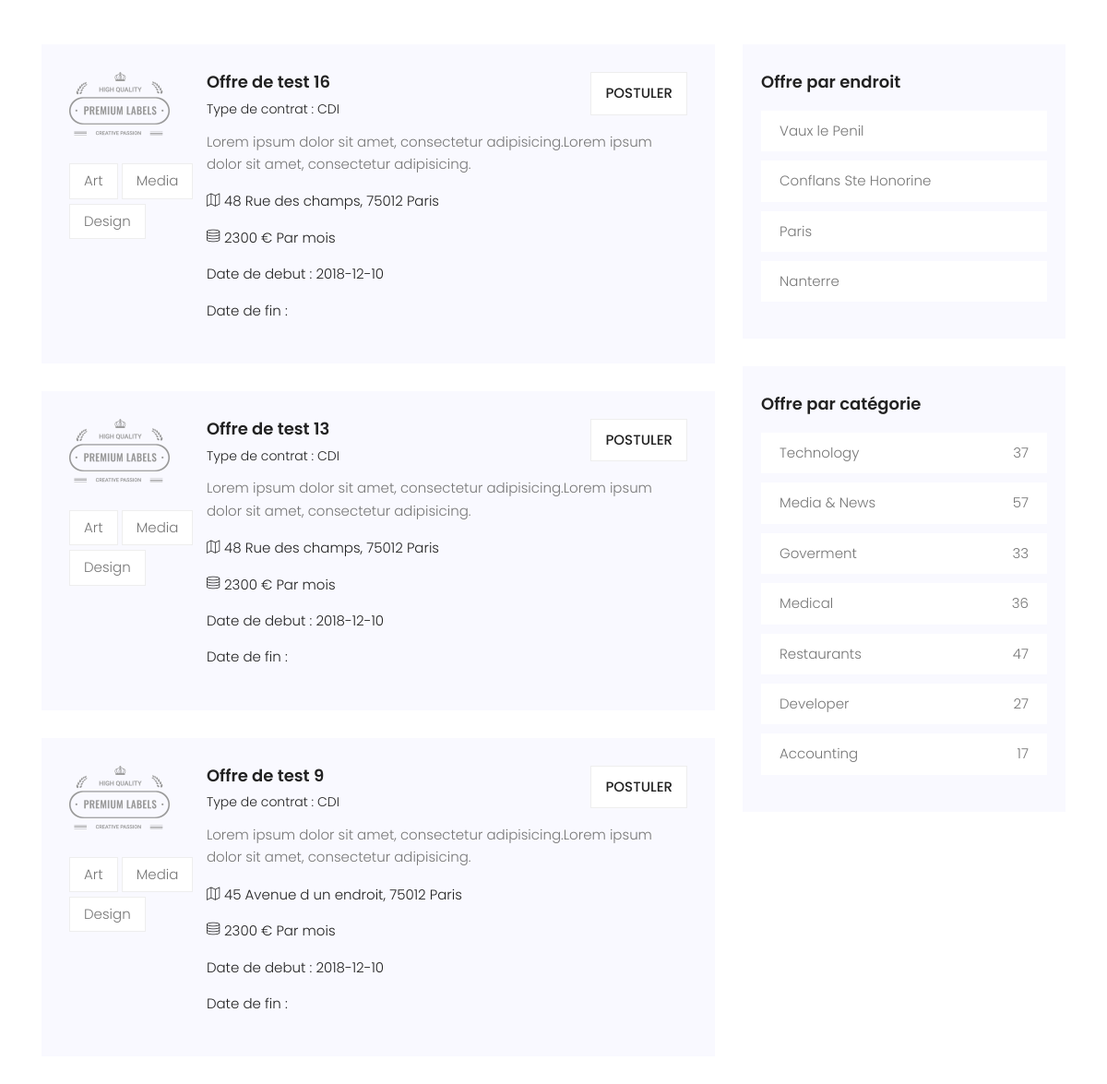
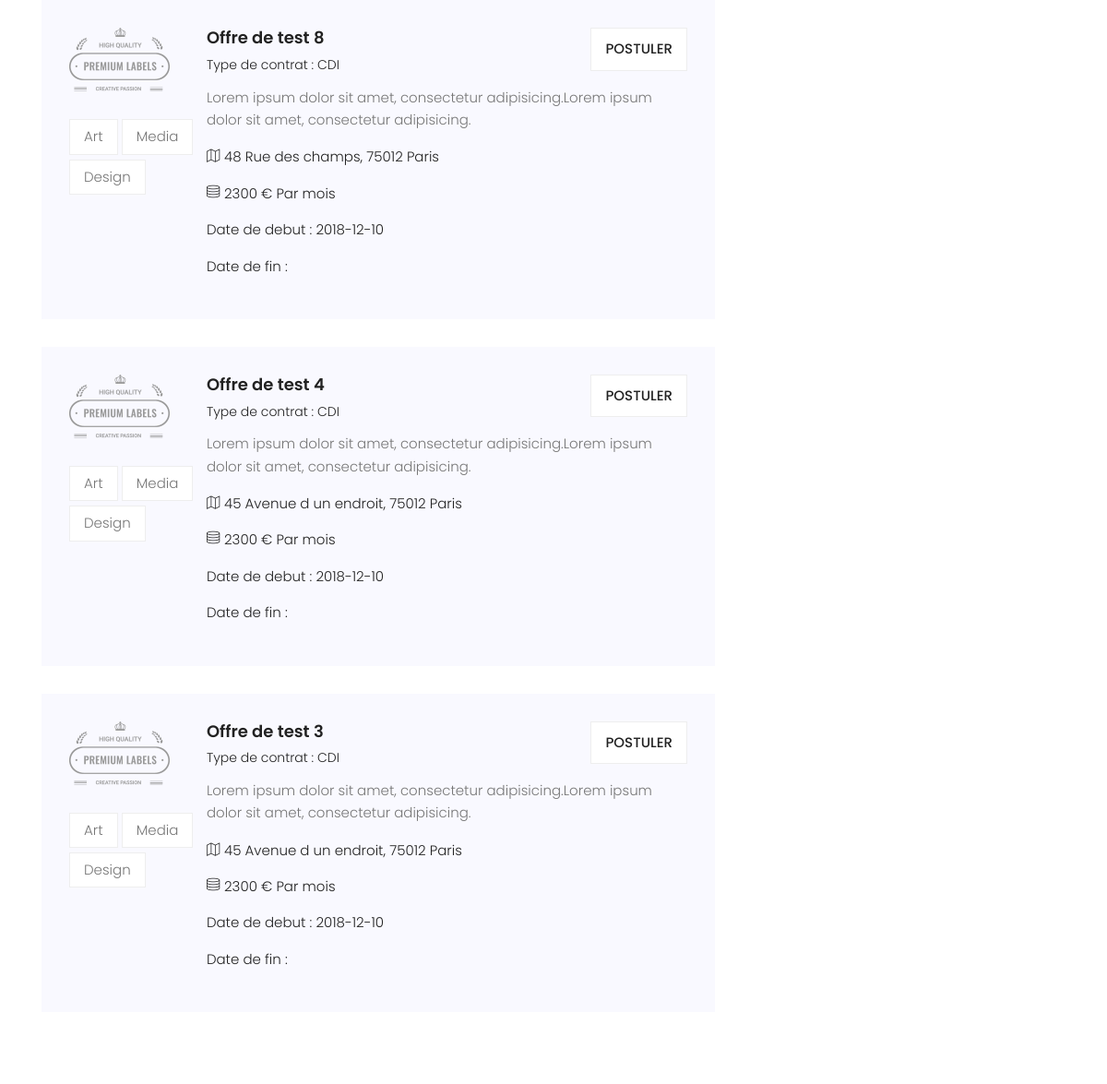
The page /sourcing/search.php?lieu=Paris (middle part) on the database as committed earlier (2 pictures, top to bottom).
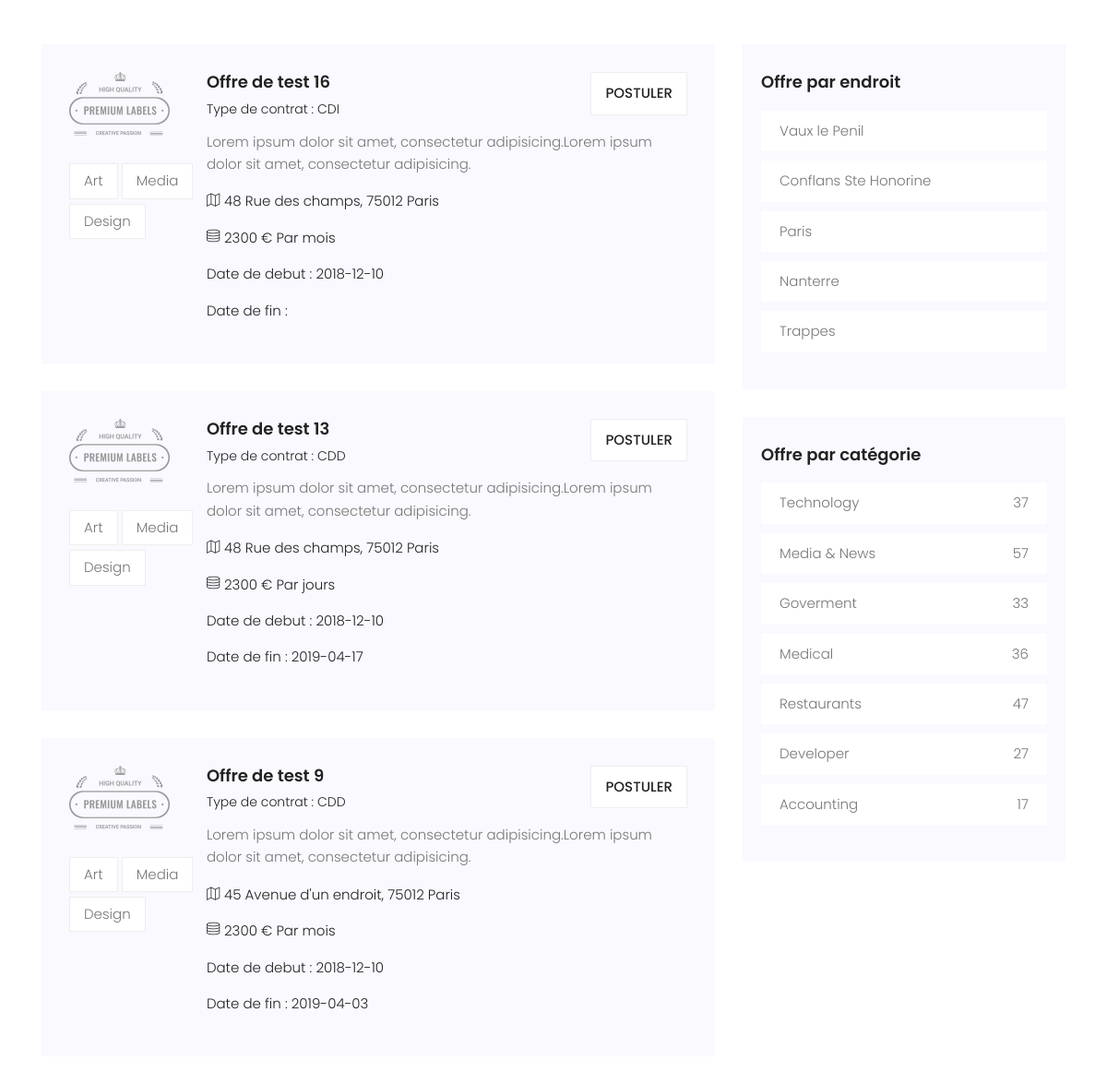
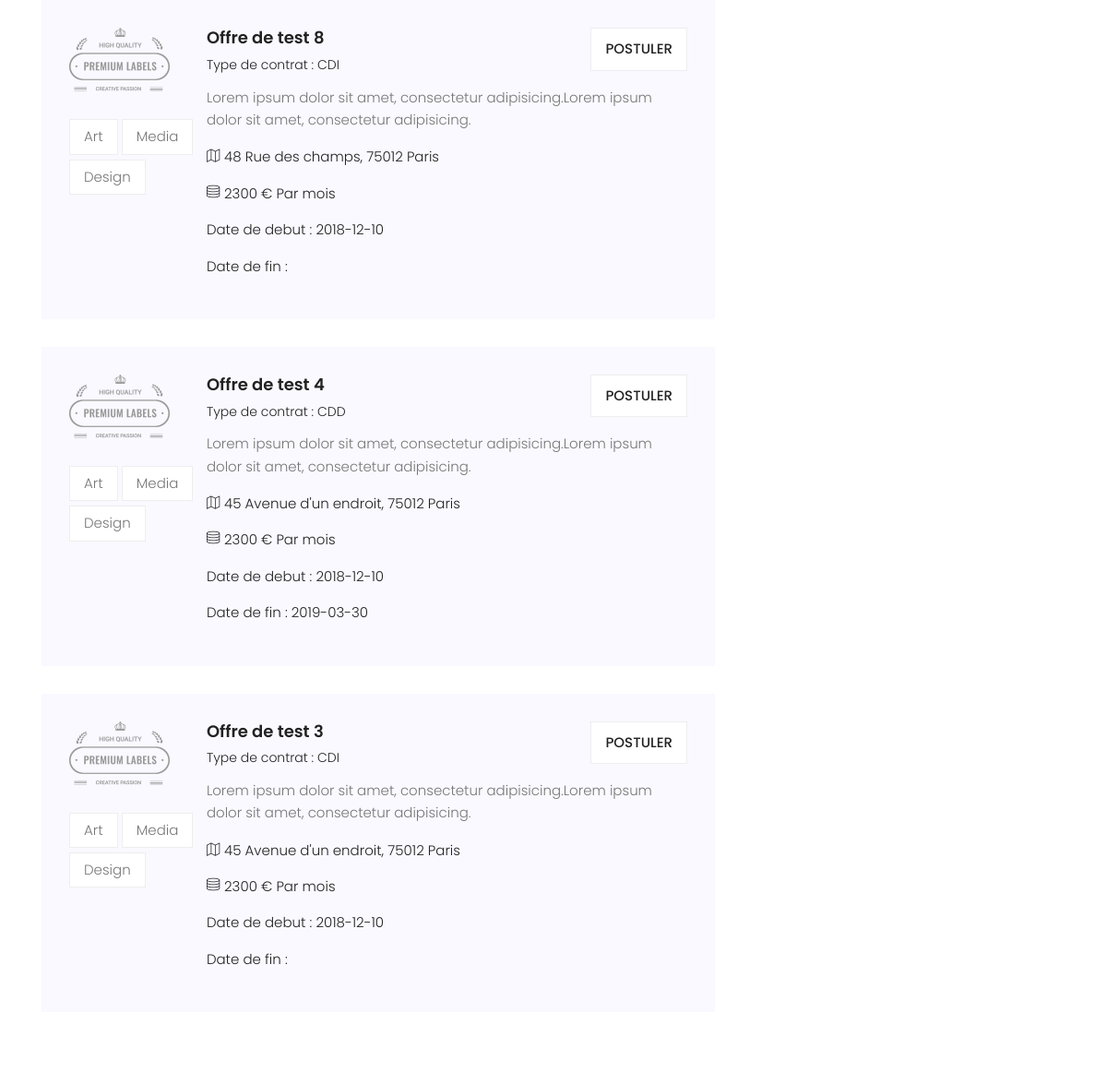
The same page on the database as committed later (2 pictures, top to bottom).
### tables this page shows
CREATE TABLE `offres` (
  `Id_Offre` int(11) NOT NULL,
  `Petite_Description_Offre` varchar(200) NOT NULL,
  `Date_Debut_Offre` date NOT NULL,
  `Date_Fin_Offre` date DEFAULT NULL,
  `Remuneration_Offre` int(11) NOT NULL,
  `Titre_Offre` varchar(50) NOT NULL,
  `Description_Offre` text NOT NULL,
  `Id_Utilisateur_entreprise` int(11) NOT NULL,
  `Id_Adresse` int(11) NOT NULL,
  `Id_OffreT` int(11) NOT NULL,
  `Id_Remu_Type` int(11) NOT NULL
);

CREATE TABLE `offre_type` (
  `Id_OffreT` int(11) NOT NULL,
  `Type_OffreT` varchar(50) NOT NULL
);

CREATE TABLE `adresse` (
  `Id_Adresse` int(11) NOT NULL,
  `Num_Adresse` int(11) NOT NULL,
  `Voie_Adresse` varchar(100) NOT NULL,
  `Dep_Adresse` int(11) NOT NULL,
  `Ville_Adresse` varchar(100) NOT NULL
);

CREATE TABLE `remuneration_type` (
  `Id_Remu_Type` int(11) NOT NULL,
  `Remuneration_Type` varchar(50) NOT NULL
);

### sourcing/bdd.php (called while the page is built, shortened)
<?php
$db_user = 'tmsuser';
$db_pwd = 'ezOwvGoLo6C4fhvO';
$db_name = 'talent_manager';
$db_host = 'localhost';
 $bdd = new PDO('mysql:host='.$db_host.';dbname='.$db_name.';charset=utf8', $db_user,$db_pwd);
$lieu = $bdd ->query('
SELECT
DISTINCT
Ville_Adresse
FROM
offres,adresse
WHERE
offres.Id_Adresse = adresse.Id_Adresse
');
$lieu_recherche = $bdd ->prepare('
SELECT
Petite_Description_Offre,
Description_Offre,
Date_Debut_Offre,
Date_Fin_Offre,
Remuneration_Offre,
Remuneration_Type,
Titre_Offre,
Dep_Adresse,
Num_Adresse,
Ville_Adresse,
Voie_Adresse,
offres.Id_Offre,
adresse.Id_Adresse,
Type_OffreT
FROM
offres,adresse,offre_type,remuneration_type
WHERE offres.Id_Adresse = adresse.Id_Adresse
AND
remuneration_type.Id_Remu_Type = offres.Id_Remu_Type
AND
offre_type.Id_OffreT = offres.Id_OffreT
AND
adresse.Id_Adresse in (select adresse.Id_Adresse from adresse WHERE Ville_Adresse =:lieu)
ORDER BY Id_Offre DESC');
$lieu_recherche ->execute(array('lieu' =>$_GET['lieu']));
 ?>

### sourcing/search.php (the view, shortened to what this page needs)
<?php
include 'header.php'
?>
<section class="post-area section-gap">
    <div class="container">
        <div class="row justify-content-center d-flex">
            <div class="col-lg-8 post-list">
                <?php
                if (empty($_GET['lieu'])) {
                    $PAGE = 'search_empty';
                    include 'offres_list.php';
                } else {
                    while ($l_recherche = $lieu_recherche->fetch()) {
                        echo'<div class="single-post d-flex flex-row">
                    <div class="thumb">
                        <img src="img/post.png" alt="">
                        <ul class="tags">
                            <li>
                                <a href="#">Art</a>
                            </li>
                            <li>
                                <a href="#">Media</a>
                            </li>
                            <li>
                                <a href="#">Design</a>
                            </li>
                        </ul>
                    </div>
                    <div class="details">
                        <div class="title d-flex flex-row justify-content-between">
                            <div class="titles">
                                <a href="single.php?off=' . $l_recherche[Id_Offre] . '"><h4>' . $l_recherche[Titre_Offre] . '</h4></a>
                                <h6> Type de contrat : ' . $l_recherche[Type_OffreT] . '</h6>
                            </div>
                            <ul class="btns ">
                                <li><a href="candidater.php?off=' . $l_recherche[Id_Offre] . '&candidat=' . $_SESSION['Id_Utilisateur'] . '">Postuler</a></li>
                            </ul>
                        </div>
                        <p>'
                        . $l_recherche[Petite_Description_Offre] .
                        '</p>
                        <p class="address"><span class="lnr lnr-map"></span> ' . $l_recherche[Num_Adresse] . ' ' . $l_recherche[Voie_Adresse] . ', ' . $l_recherche[Dep_Adresse] . ' ' . $l_recherche[Ville_Adresse] . '</p>
                        <p class="address"><span class="lnr lnr-database"></span> ' . $l_recherche[Remuneration_Offre] . ' € ' . $l_recherche[Remuneration_Type] . '</p>
                        <p class="address"> Date de debut : ' . $l_recherche[Date_Debut_Offre] . '</p>
                        <p class="address"> Date de fin : ' . $l_recherche[Date_Fin_Offre] . '</p>
                    </div>
                </div>';
                    }
                }
                ?>
            </div>
            <?php include 'lateral.php'; ?>
        </div>
    </div>
</section>
</body>
</html>

### sourcing/header.php (shortened to what this page needs)
<?php include 'bdd.php';
?>
<!DOCTYPE html>
<html lang="fr" class="no-js">
    <head>
        <link rel="stylesheet" href="css/linearicons.css">
        <link rel="stylesheet" href="css/font-awesome.min.css">
        <link rel="stylesheet" href="css/bootstrap.css">
        <link rel="stylesheet" href="css/magnific-popup.css">
        <link rel="stylesheet" href="css/nice-select.css">
        <link rel="stylesheet" href="css/animate.min.css">
        <link rel="stylesheet" href="css/owl.carousel.css">
        <link rel="stylesheet" href="css/main.css">
    </head>
    <body>

### sourcing/lateral.php
<div class="col-lg-4 sidebar">
    <div class="single-slidebar">
        <h4>Offre par endroit</h4>
        <ul class="cat-list">
            <?php
            while ($li_offre = $lieu->fetch())
            {
                echo'<li><a class="justify-content-between d-flex" href="search.php?lieu='.$li_offre[Ville_Adresse].'"><p>'.$li_offre[Ville_Adresse].'</p></a></li>';
            }
            ?>
        </ul>
    </div>
    <div class="single-slidebar">
        <h4>Offre par catégorie</h4>
        <ul class="cat-list">
            <li><a class="justify-content-between d-flex" href="category.php"><p>Technology</p><span>37</span></a></li>
            <li><a class="justify-content-between d-flex" href="category.php"><p>Media & News</p><span>57</span></a></li>
            <li><a class="justify-content-between d-flex" href="category.php"><p>Goverment</p><span>33</span></a></li>
            <li><a class="justify-content-between d-flex" href="category.php"><p>Medical</p><span>36</span></a></li>
            <li><a class="justify-content-between d-flex" href="category.php"><p>Restaurants</p><span>47</span></a></li>
            <li><a class="justify-content-between d-flex" href="category.php"><p>Developer</p><span>27</span></a></li>
            <li><a class="justify-content-between d-flex" href="category.php"><p>Accounting</p><span>17</span></a></li>
        </ul>
    </div>
</div>

### sourcing/css/main.css (style rules this page uses)
body { color: #777777; font-family: "Poppins", sans-serif; font-size: 15px; font-weight: 300; line-height: 1.625em; position: relative; }
ol, ul { margin: 0; padding: 0; list-style: none; }
a { -webkit-transition: all 0.3s ease 0s; -moz-transition: all 0.3s ease 0s; -o-transition: all 0.3s ease 0s; transition: all 0.3s ease 0s; }
a, a:focus, a:hover { text-decoration: none; outline: 0; }
h1, h2, h3, h4, h5, h6 { font-family: "Poppins", sans-serif; color: #222222; line-height: 1.2em !important; margin-bottom: 0; margin-top: 0; font-weight: 600; }
h4, .h4 { font-size: 18px; }
h6, .h6 { font-size: 14px; color: #222222; }
h4 { font-size: 18px; }
h6 { font-size: 14px; }
h1, h2, h3, h4, h5, h6 { line-height: 1.5em; }
.section-gap { padding: 50px 0; }
.post-list .single-post { padding: 30px; background-color: #f9f9ff; margin-bottom: 30px; }
.post-list .single-post h6 { margin-top: 10px; color: #222; font-size: 14px; font-weight: 300; margin-bottom: 15px; }
.post-list .single-post .address { color: #222; margin-bottom: 15px; }
.post-list .single-post .btns li { display: inline-block; background-color: #fff; border: 1px solid #eee; padding: 10px 15px; -webkit-transition: all 0.3s ease 0s; -moz-transition: all 0.3s ease 0s; -o-transition: all 0.3s ease 0s; transition: all 0.3s ease 0s; }
.post-list .single-post .btns li i, .post-list .single-post .btns li a { text-transform: uppercase; font-weight: 500; color: #222; }
.post-list .single-post .thumb .tags { margin-top: 30px; }
.post-list .single-post .thumb .tags li { margin-bottom: 5px; display: inline-block; background: #fff; border: 1px solid #eee; padding: 6px 15px; -webkit-transition: all 0.3s ease 0s; -moz-transition: all 0.3s ease 0s; -o-transition: all 0.3s ease 0s; transition: all 0.3s ease 0s; }
.post-list .single-post .thumb .tags li a { color: #777777; -webkit-transition: all 0.3s ease 0s; -moz-transition: all 0.3s ease 0s; -o-transition: all 0.3s ease 0s; transition: all 0.3s ease 0s; }
.sidebar .single-slidebar { background-color: #f9f9ff; padding: 30px 20px; margin-bottom: 30px; }
.sidebar .single-slidebar h4 { margin-bottom: 20px; }
.sidebar .single-slidebar .cat-list li { padding: 0px 10px; background-color: #fff; -webkit-transition: all 0.3s ease 0s; -moz-transition: all 0.3s ease 0s; -o-transition: all 0.3s ease 0s; transition: all 0.3s ease 0s; }
.sidebar .single-slidebar .cat-list p { margin-bottom: 0; }
.sidebar .single-slidebar .cat-list a { color: #777; padding: 10px; margin-bottom: 10px; }
.single-post { margin-bottom: 30px; }
.single-post .tags { margin-top: 40px; }
.single-post .tags li { display: inline-block; }
.single-post .tags li a { color: #222; }
.single-post .title h4 { margin-bottom: 10px; }

Rows that differ between the two databases and show on the page:
changed offres "Offre de test 13": Id_OffreT.Type_OffreT "CDI" → "CDD"; Id_Remu_Type.Remuneration_Type "Par mois" → "Par jours"; Date_Fin_Offre (not shown) → "2019-04-17"
changed offres "Offre de test 9": Id_OffreT.Type_OffreT "CDI" → "CDD"; Id_Adresse.Voie_Adresse "Avenue d un endroit" → "Avenue d'un endroit"; Date_Fin_Offre (not shown) → "2019-04-03"
changed offres "Offre de test 4": Id_OffreT.Type_OffreT "CDI" → "CDD"; Id_Adresse.Voie_Adresse "Avenue d un endroit" → "Avenue d'un endroit"; Date_Fin_Offre (not shown) → "2019-03-30"
changed offres "Offre de test 3": Id_Adresse.Voie_Adresse "Avenue d un endroit" → "Avenue d'un endroit"
Other text that changed with them:
new list line: "Trappes"
